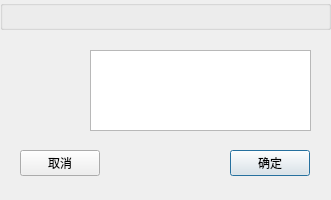
<?xml version="1.0" encoding="UTF-8"?>
<ui version="4.0">
 <class>MessageBoxExX</class>
 <widget class="QDialog" name="MessageBoxExX">
  <property name="geometry">
   <rect>
    <x>0</x>
    <y>0</y>
    <width>331</width>
    <height>200</height>
   </rect>
  </property>
  <property name="windowTitle">
   <string>Dialog</string>
  </property>
  <widget class="TitleBar" name="titleBar">
   <property name="geometry">
    <rect>
     <x>0</x>
     <y>0</y>
     <width>331</width>
     <height>30</height>
    </rect>
   </property>
   <property name="minimumSize">
    <size>
     <width>0</width>
     <height>30</height>
    </size>
   </property>
   <property name="title">
    <string/>
   </property>
  </widget>
  <widget class="QPushButton" name="button">
   <property name="geometry">
    <rect>
     <x>230</x>
     <y>150</y>
     <width>80</width>
     <height>26</height>
    </rect>
   </property>
   <property name="text">
    <string>确定</string>
   </property>
  </widget>
  <widget class="QTextEdit" name="infoTE">
   <property name="geometry">
    <rect>
     <x>90</x>
     <y>50</y>
     <width>221</width>
     <height>81</height>
    </rect>
   </property>
  </widget>
  <widget class="QLabel" name="iconL">
   <property name="geometry">
    <rect>
     <x>30</x>
     <y>60</y>
     <width>30</width>
     <height>30</height>
    </rect>
   </property>
   <property name="text">
    <string/>
   </property>
  </widget>
  <widget class="QPushButton" name="button2">
   <property name="geometry">
    <rect>
     <x>20</x>
     <y>150</y>
     <width>80</width>
     <height>26</height>
    </rect>
   </property>
   <property name="text">
    <string>取消</string>
   </property>
  </widget>
 </widget>
 <customwidgets>
  <customwidget>
   <class>TitleBar</class>
   <extends>QGroupBox</extends>
   <header location="global">src/utils/widget/titlebar.h</header>
   <container>1</container>
  </customwidget>
 </customwidgets>
 <resources/>
 <connections/>
</ui>
